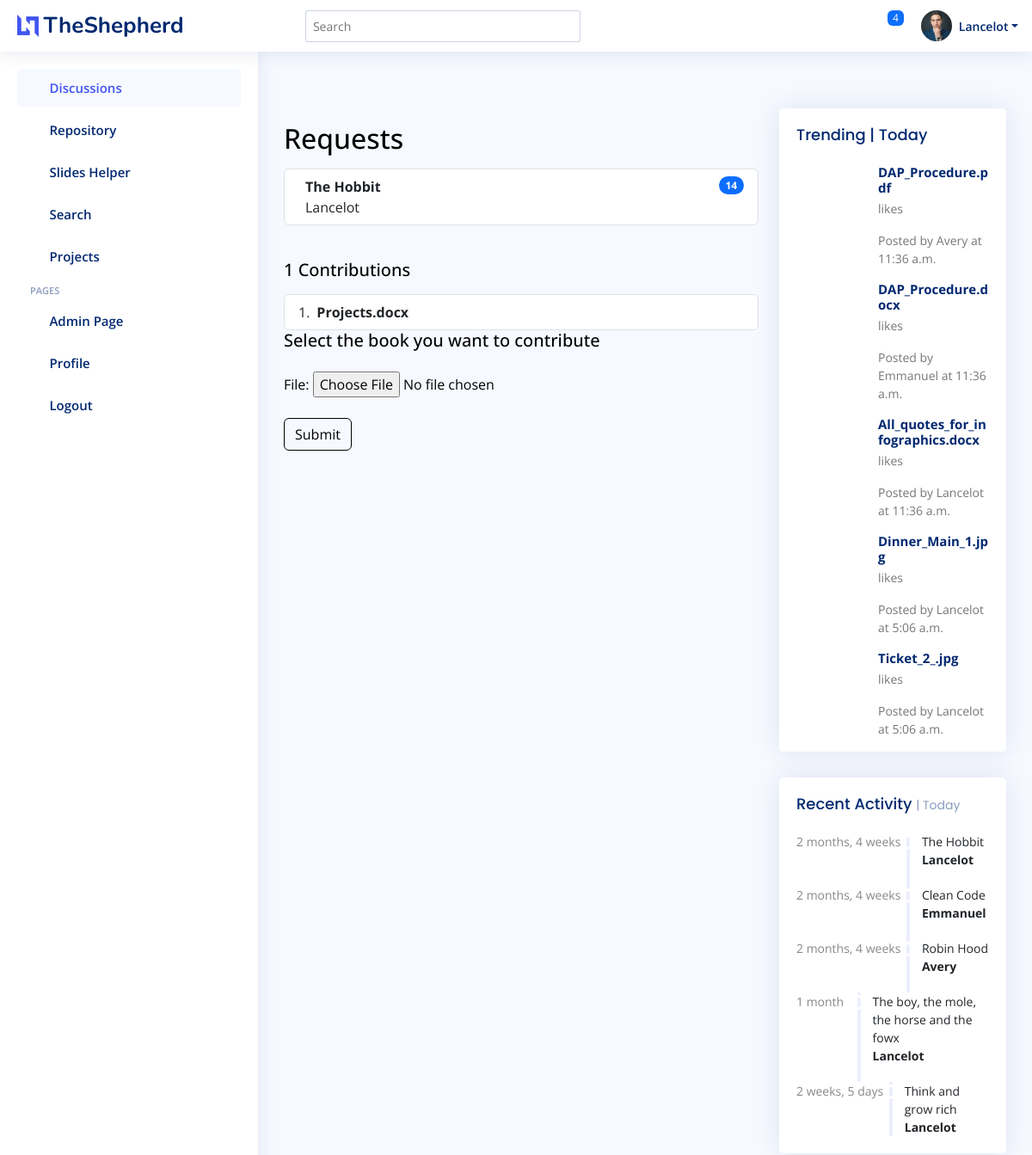
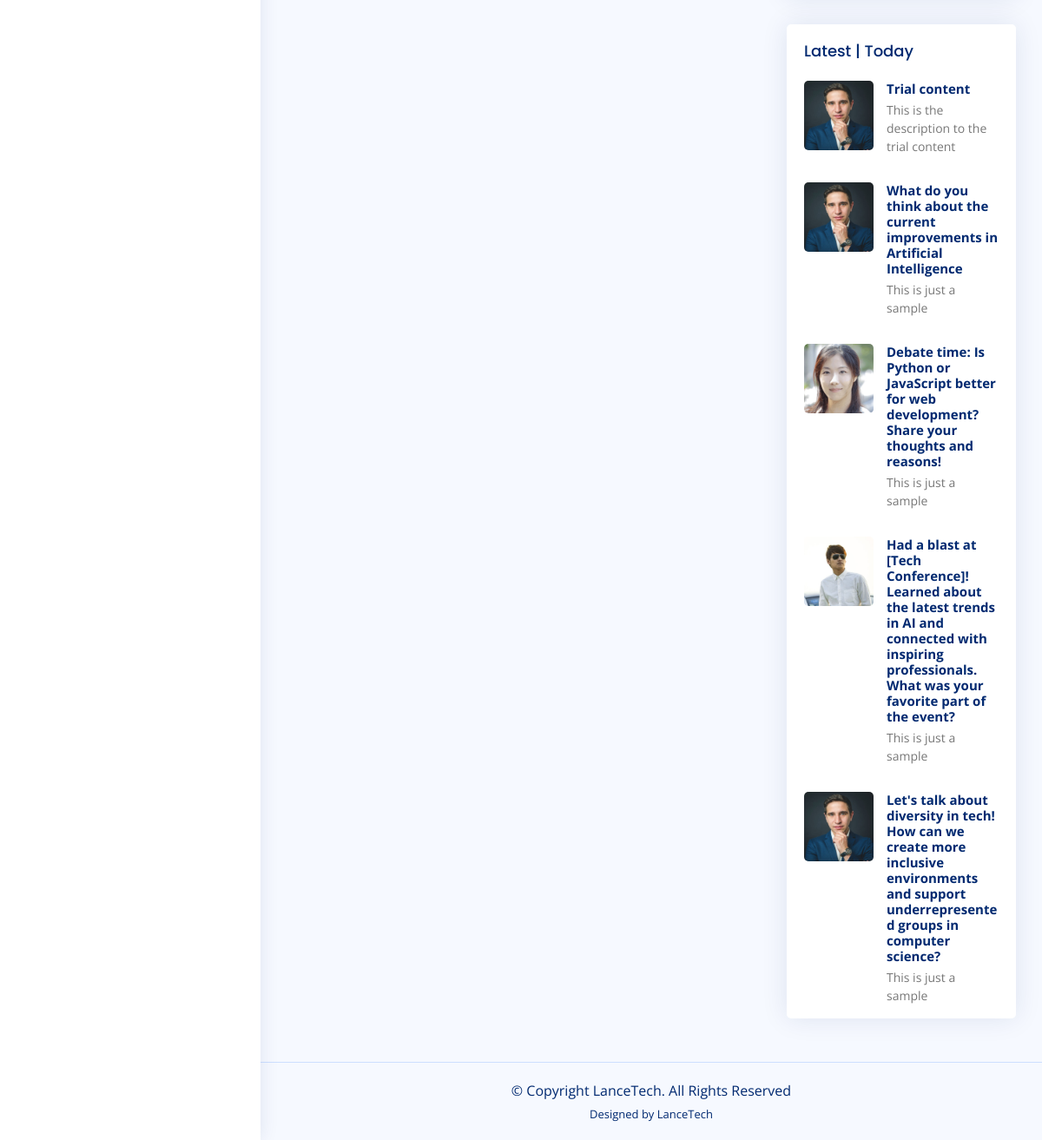
Page /sliders/1/ (signed in) on the committed database (2 pictures, top to bottom).
### discussions/models.py (models this page shows, shortened)
class Student(models.Model):
    friend = models.ForeignKey('self', on_delete=models.CASCADE, blank=True, null=True)
    user = models.OneToOneField(User, on_delete=models.CASCADE)
    phone = models.CharField(max_length=10, default='0548932933', blank=True)
    school = models.CharField(max_length=60, default='KNUST', blank=True)
    course = models.CharField(max_length=60, default='Computer Science', blank=True)
    back_img = models.ImageField(blank=True, upload_to="images/profiles", default='images/profiles/testimonial-1_wBDCxRj.jpg')

class Discussion(models.Model):
    creator = models.ForeignKey(Student, on_delete=models.CASCADE)
    pub_date = models.DateTimeField(blank=False, default=now)
    content = models.CharField(max_length=200)
    description = models.CharField(max_length=1024, blank=True, default='This is just a sample')
    topic = models.CharField(max_length=60,blank=False, default='Programming')
    img = models.ImageField(blank=True, upload_to="images", null=True)
    likes = models.IntegerField(blank=True, default=100)
    dislikes = models.IntegerField(blank=True, default=100)
    num_of_participants = models.IntegerField(blank=True, default=50)

### sliders/models.py (models this page shows, shortened)
class Request(models.Model):
    requester = models.ForeignKey(User, on_delete=models.CASCADE)
    file_name = models.CharField(max_length=60)
    pub_date = models.DateTimeField(blank=False, default=now)

class Contribution(models.Model):
    contributor = models.ForeignKey(Student, on_delete=models.CASCADE)
    request = models.ForeignKey(Request, on_delete=models.CASCADE)
    file = models.FileField()
    pub_date = models.DateTimeField(blank=False, default=now)

### repository/models.py (models this page shows)
class File(models.Model):
    owner = models.ForeignKey(Student, on_delete=models.CASCADE, blank=True, null=True)
    file = models.FileField()
    pub_date = models.DateTimeField(blank=False, default=now)
    def __str__(self):
        return self.file.name

### sliders/views.py (the view)
# urls.py: path("<int:pk>/", views.DetailView.as_view(), name="detail"),
class DetailView(generic.DetailView):
    model = Request
    template_name = "sliders/detail.html"
    def get_context_data(self, *args, **kwargs):
        context = super(DetailView, self).get_context_data(*args, **kwargs)
        context['student'] = Student.objects.filter(user=self.request.user)[0]
        context['contributions'] = Contribution.objects.filter(contributor_id=self.request.user.id)
        context['all_requests'] = Request.objects.all()
        context['latest'] = Discussion.objects.filter(pub_date__lte=timezone.now()).order_by("-pub_date")[:5]
        context['requests'] = Request.objects.all()[:5]
        context['trending'] = File.objects.all()[:5]
        context['form'] = ContributeForm()
        return context

### sliders/forms.py
class ContributeForm(forms.Form):
    file = forms.FileField()

### sliders/templates/sliders/detail.html (shortened to what this page needs)
{% extends 'base.html' %}
{% load static %}
{% block content %}
<p><h2>Requests</h2></p>
<div>
  <ol class="list-group list-group">
    <li class="list-group-item d-flex justify-content-between align-items-start">
      <div class="ms-2 me-auto">
        <div class="fw-bold"><a href="{% url 'sliders:detail' request.id %}">{{ request.file_name }}</a></div>
        {{ request.requester.username }}
      </div>
      <span class="badge bg-primary rounded-pill">14</span>
    </li>
  </ol>
</div>
<br>
<div>
  <p><h5>{{ contributions | length }} Contributions</h5></p>
    <ol class="list-group list-group-numbered">
        {% for contribution in contributions %}
        <li class="list-group-item d-flex justify-content-between align-items-start">
          <div class="ms-2 me-auto">
            <div class="fw-bold"><a href="{% url 'sliders:detail' request.id %}">{{ contribution.file.name }}</a></div>
          </div>
        </li>
        {% endfor %}
      </ol>
</div>
<div>
  <h5 class="comment-title">Select the book you want to contribute</h5>
  <form method="POST" action="{% url 'sliders:contribute_book' user.id %}">
    <div class="row">
      <p>
        {{ form }}
      </p>
        <br>
      <div class="col-4">
        <input type="submit" class="btn btn-primary" value="Submit">
      </div>
    </div>
  </form>
</div>
<br>
{% endblock %}
{% block trending %}
<div class="card">
  <div class="filter">
    <a class="icon" href="#" data-bs-toggle="dropdown"><i class="bi bi-three-dots"></i></a>
  </div>
  <div class="card-body pb-0">
    <h5 class="card-title">Trending | Today</span></h5>
    <div class="news">
      {% for trend in trending %}
      <div class="post-item clearfix">
        <h4><a href="#">{{ trend }}</a></h4>
        <p>{{ trend.likes }} likes</p>
        <p>Posted by {{ trend.owner.user.username }} at {{ trend.pub_date.time }}</p>
      </div>
      {% endfor %}
    </div>
  </div>
</div>
{% endblock %}
{% block activity %}
<div class="card">
  <div class="filter">
    <a class="icon" href="#" data-bs-toggle="dropdown"><i class="bi bi-three-dots"></i></a>
  </div>
  <div class="card-body">
    <h5 class="card-title">Recent Activity <span>| Today</span></h5>
    <div class="activity">
      {% for request in requests %}
      <div class="activity-item d-flex">
        <div class="activite-label">{{ request.pub_date | timesince }}</div>
        <i class='bi bi-circle-fill activity-badge text-success align-self-start'></i>
        <div class="activity-content">
          {{ request.file_name }} <br>
          <a href="#" class="fw-bold text-dark">{{ request.requester.username }}</a>
        </div>
      </div>
      {% endfor %}
    </div>
  </div>
</div>
{% endblock %}
{% block latest %}
<div class="card">
  <div class="filter">
    <a class="icon" href="#" data-bs-toggle="dropdown"><i class="bi bi-three-dots"></i></a>
  </div>
  <div class="card-body pb-0">
    <h5 class="card-title">Latest | Today</span></h5>
    <div class="news">
      {% for discussion in latest %}
      <div class="post-item clearfix">
        <img src="{% static discussion.creator.back_img.url %}" alt="">
        <h4><a href="#">{{ discussion.content }}</a></h4>
        <p>{{ discussion.description }}</p>
      </div>
      {% endfor %}
    </div>
  </div>
</div>
{% endblock %}

### templates/base.html (shortened to what this page needs)
<!DOCTYPE html>
<html lang="en">
<head>
  {% load static %}
  <link href="{% static 'assets/vendor/bootstrap/css/bootstrap.min.css' %}" rel="stylesheet">
  <link href="{% static 'assets/vendor/bootstrap-icons/bootstrap-icons.css' %}" rel="stylesheet">
  <link href="{% static 'assets/vendor/boxicons/css/boxicons.min.css' %}" rel="stylesheet">
  <link href="{% static 'assets/vendor/quill/quill.snow.css' %}" rel="stylesheet">
  <link href="{% static 'assets/vendor/quill/quill.bubble.css' %}" rel="stylesheet">
  <link href="{% static 'assets/vendor/remixicon/remixicon.css' %}" rel="stylesheet">
  <link href="{% static 'assets/vendor/simple-datatables/style.css' %}" rel="stylesheet">
  <link href="{% static 'assets/css/style.css' %}" rel="stylesheet">
  <link href="{% static 'assets/css/main.css' %}" rel="stylesheet">
</head>
<body>
  <header id="header" class="header fixed-top d-flex align-items-center">
    <div class="d-flex align-items-center justify-content-between">
      <a href="{% url 'discussions:index' %}" class="logo d-flex align-items-center">
        <img src="{% static 'assets/img/logo.png' %}" alt="">
        <span class="d-none d-lg-block">TheShepherd</span>
      </a>
      <i class="bi bi-list toggle-sidebar-btn"></i>
    </div>
    <div class="search-bar">
      <form class="search-form d-flex align-items-center" method="POST" action="#">
        <input type="text" name="query" placeholder="Search" title="Enter search keyword">
        <button type="submit" title="Search"><i class="bi bi-search"></i></button>
      </form>
    </div>
    <nav class="header-nav ms-auto">
      <ul class="d-flex align-items-center">
        {% if not user.is_authenticated %}
        <li class="nav-item">
          <a class="nav-link collapsed" href="{% url 'accounts:signup' %}">
            <i class="bi bi-card-list"></i>
            <span>Register</span>
          </a>
        </li>
        <li class="nav-item">
          <a class="nav-link collapsed" href="{% url 'login' %}">
            <i class="bi bi-box-arrow-in-right"></i>
            <span>Login</span>
          </a>
        </li>
        {% else %}
        <li class="nav-item dropdown">
          <a class="nav-link nav-icon" href="#" data-bs-toggle="dropdown">
            <i class="bi bi-bell"></i>
            <span class="badge bg-primary badge-number">4</span>
          </a>
        </li>
        <li class="nav-item dropdown pe-3">
          <a class="nav-link nav-profile d-flex align-items-center pe-0" href="#" data-bs-toggle="dropdown">
            <img src="{% static student.back_img.url %}" alt="Profile" class="rounded-circle">
            <span class="d-none d-md-block dropdown-toggle ps-2">{{ student.user.username }}</span>
          </a>
        </li>
        {% endif %}
      </ul>
    </nav>
  </header>
  <aside id="sidebar" class="sidebar">
    <ul class="sidebar-nav" id="sidebar-nav">
      <li class="nav-item">
        <a class="nav-link " href="{% url 'discussions:index' %}">
          <i class="bi bi-grid"></i>
          <span>Discussions</span>
        </a>
      </li>
      <li class="nav-item">
        <a class="nav-link collapsed"  href="{% url 'repository:repository' %}">
          <i class="bi bi-menu-button-wide"></i><span>Repository</span>
        </a>
      </li>
      <li class="nav-item">
        <a class="nav-link collapsed" href="{% url 'sliders:sliders' %}">
          <i class="bi bi-journal-text"></i><span>Slides Helper</span>
        </a>
      </li>
      <li class="nav-item">
        <a class="nav-link collapsed" href="{% url 'search:search' %}">
          <i class="bi bi-layout-text-window-reverse"></i><span>Search</span>
        </a>
      </li>
      <li class="nav-item">
        <a class="nav-link collapsed" href="{% url 'home:projects' %}">
          <i class="bi bi-gem"></i><span>Projects</span>
        </a>
      </li>
      <li class="nav-heading">Pages</li>
      {% if user.is_superuser %}
      <li class="nav-item">
        <a class="nav-link collapsed" href="{% url 'admin:index' %}">
          <i class="bi bi-envelope"></i>
          <span>Admin Page</span>
        </a>
      </li>
      {% endif %}
      <li class="nav-item">
        <a class="nav-link collapsed" href="{% url 'accounts:profile' student.id %}">
          <i class="bi bi-person"></i>
          <span>Profile</span>
        </a>
      </li>
      <li class="nav-item">
        <a class="nav-link collapsed" href="{% url 'accounts:logout' %}">
          <i class="bi bi-box-arrow-in-left"></i>
          <span>Logout</span>
        </a>
      </li>
    </ul>
  </aside>
  <main id="main" class="main">
    <section class="section dashboard">
      <div class="row">
        <div class="col-lg-8">
          <div class="row">
            <div class="">
              {% block content %}{%  endblock %}
            </div>
          </div>
        </div>
        <div class="col-lg-4">
          {% block trending %}{% endblock %}
          {% block activity %}{% endblock %}
          {% block latest %} {% endblock %}
        </div>
      </div>
    </section>
  </main>
  <footer id="footer" class="footer">
    <div class="copyright">
      &copy; Copyright <strong><span>LanceTech</span></strong>. All Rights Reserved
    </div>
    <div class="credits">
      Designed by <a href="https://LanceTech.com/">LanceTech</a>
    </div>
  </footer>
</body>
</html>

### static/assets/css/main.css (style rules this page uses)
:root { scroll-behavior: smooth; }
body { color: rgba(var(--color-primary-rgb), 1); }
a { color: var(--color-links); text-decoration: none; }
h1, h2, h3, h4, h5, h6 { font-family: var(--font-primary); }
#main { margin-top: 90px; }
.btn.btn-primary { background-color: var(--color-black); color: var(--color-white); border-color: var(--color-black); }
.footer { overflow: hidden; background: rgba(var(--color-black-rgb), 0.9); font-size: 16px; color: rgba(var(--color-white-rgb), 0.7); }
.footer .copyright strong { font-weight: 400; }
.footer .credits { padding-top: 6px; font-size: 13px; }
.footer .credits a { color: var(--color-white); }

### rows in the picture
Student: back_img (picture), user.username "Lancelot"
Request: file_name "The Hobbit", requester.username "Lancelot", pub_date "2 months, 4 weeks"
Contribution: file.name "Projects.docx"
File: file "DAP_Procedure.pdf", owner.user.username "Avery", pub_date.time "11:36 a.m."
File: file "DAP_Procedure.docx", owner.user.username "Emmanuel", pub_date.time "11:36 a.m."
File: file "All_quotes_for_infographics.docx", owner.user.username "Lancelot", pub_date.time "11:36 a.m."
File: file "Dinner_Main_1.jpg", owner.user.username "Lancelot", pub_date.time "5:06 a.m."
File: file "Ticket_2_.jpg", owner.user.username "Lancelot", pub_date.time "5:06 a.m."
Request: pub_date "2 months, 4 weeks", file_name "Clean Code", requester.username "Emmanuel"
Request: pub_date "2 months, 4 weeks", file_name "Robin Hood", requester.username "Avery"
Request: pub_date "1 month", file_name "The boy, the mole, the horse and the fowx", requester.username "Lancelot"
Request: pub_date "2 weeks, 5 days", file_name "Think and grow rich", requester.username "Lancelot"
Discussion: creator.back_img (picture), content "Trial content", description "This is the description to the trial content"
Discussion: creator.back_img (picture), content "What do you think about the current improvements in Artificial Intelligence", description "This is just a sample"
Discussion: creator.back_img (picture), content "Debate time: Is Python or JavaScript better for web development? Share your thoughts and reasons!", description "This is just a sample"
Discussion: creator.back_img (picture), content "Had a blast at [Tech Conference]! Learned about the latest trends in AI and connected with inspiring professionals. What was your favorite part of the event?", description "This is just a sample"
Discussion: creator.back_img (picture), content "Let's talk about diversity in tech! How can we create more inclusive environments and support underrepresented groups in computer science?", description "This is just a sample"

### other values in the picture
{{ contributions | length }} "1"
